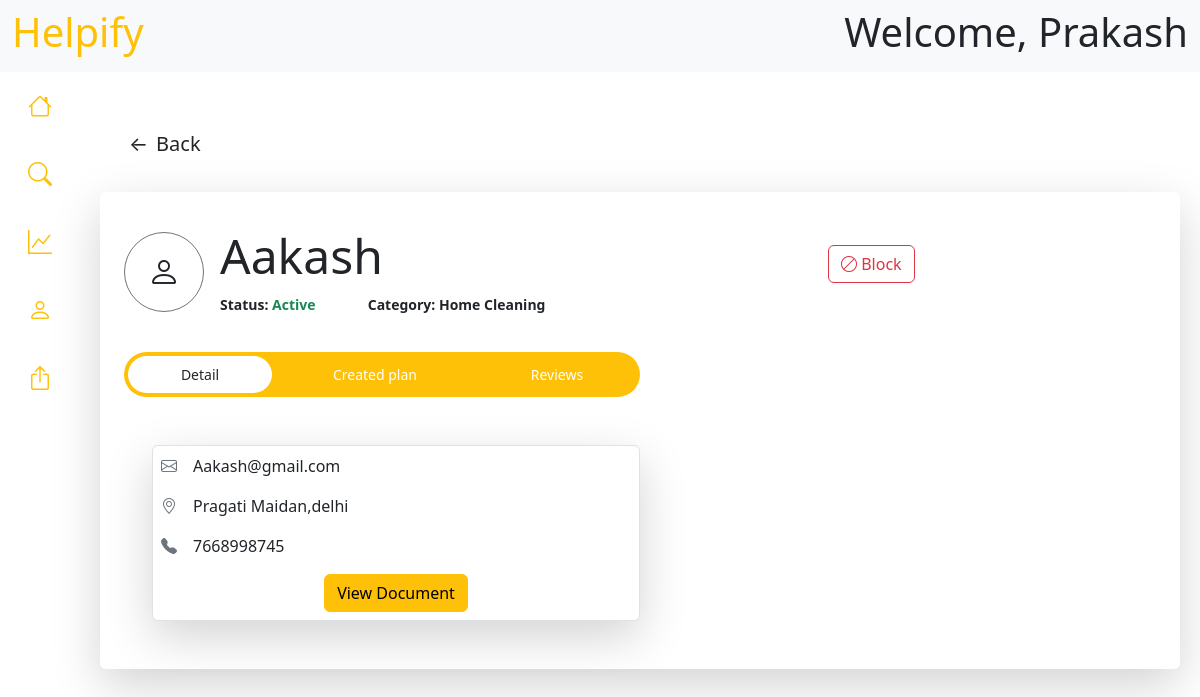
The page /dashboard/professional-detail/2 (signed in) on the database its author committed.
### backend/models.py (models this page shows, shortened)
class User(db.Model, UserMixin):
    __tablename__ = "customer"
    id = db.Column(db.Integer, primary_key=True, autoincrement=True)
    name = db.Column(db.String, unique=True)
    address = db.Column(db.String)
    city = db.Column(db.String)
    email = db.Column(db.String, unique=True)
    password = db.Column(db.String)
    phone = db.Column(db.String)
    status=db.Column(db.String)
    sent_booking = db.relationship("Booking", backref="customer")

class Professional(db.Model, UserMixin):
    __tablename__ = 'professional'
    id = db.Column(db.Integer, primary_key=True, autoincrement=True)
    name = db.Column(db.String, unique=True)
    address = db.Column(db.String)
    email = db.Column(db.String, unique=True)
    password = db.Column(db.String)
    experience = db.Column(db.Integer)
    phone = db.Column(db.String)
    city = db.Column(db.String)
    status = db.Column(db.String)
    resume=db.Column(db.String)
    category_id = db.Column(db.Integer, db.ForeignKey("category.id"))
    all_plans = db.relationship("ServicePlan", backref="professional", cascade="all, delete-orphan")
    assigned_booking = db.relationship("Booking", backref="professional", cascade="all, delete-orphan")

class ServiceCategory(db.Model):
    __tablename__ = "category"
    id = db.Column(db.Integer, primary_key=True, autoincrement=True)
    name = db.Column(db.String, unique=True)
    base_price = db.Column(db.Integer)
    tags = db.Column(db.String)
    img_url = db.Column(db.String, unique=True)
    service_plans = db.relationship("ServicePlan", backref="category")
    professionals = db.relationship("Professional", backref="category",cascade="all, delete-orphan")

### backend/routes.py (the view)
@app.route("/dashboard/professional-detail/<int:id>", methods=["GET", "POST"])
@login_required
def professional_detail(id):
    if request.method=="GET" and len(request.args)==0:
        prof = Professional.query.filter_by(id = id).first()
        return render_template("/Admin/professional-detail.html",cu=current_user,professional=prof)
    elif request.method=="GET" and request.args.get("intent")=="Reject":
        prof = Professional.query.filter_by(id = id).first()
        prof.status = "Rejected"
        db.session.commit()
        return redirect(f"/dashboard/professional-detail/{id}")
    elif request.method=="GET" and request.args.get("intent")=="Accept":
        prof = Professional.query.filter_by(id = id).first()
        prof.status = "Active"
        db.session.commit()
        return redirect(f"/dashboard/professional-detail/{id}")
    elif request.method=="GET" and request.args.get("intent")=="Block":
        prof = Professional.query.filter_by(id = id).first()
        prof.status = "Blocked"
        db.session.commit()
        return redirect(f"/dashboard/professional-detail/{id}")
    elif request.method=="GET" and request.args.get("intent")=="UnBlock":
        prof = Professional.query.filter_by(id = id).first()
        prof.status = "Active"
        db.session.commit()
        return redirect(f"/dashboard/professional-detail/{id}")

### templates/Admin/professional-detail.html (shortened to what this page needs)
{% extends "/Admin/base.html" %}
{% block content %}
    <main class="flex-grow-1" style="margin-left: 80px; padding: 20px;">
        <div class="pt-4">
            <div class="container mt-1">
                <button class="btn btn-outline-white btn-lg d-flex align-items-center gap-2 shadow-none" onclick="history.back()">
                    <span>&larr;</span> Back
                </button>
            </div>
            {% set plans=professional.all_plans %}
            <div class="card shadow-lg border-0 p-4 mt-4 mb-4">
                <div class="row">
                    <div class="col-md-8 d-flex align-items-center mb-3">
                        <div class="rounded-circle border border-secondary mt-3 d-flex justify-content-center align-items-center" style="width: 80px; height: 80px;">
                            <i class="bi bi-person" style="font-size: 2rem;"></i>
                        </div>
                        <div class="ms-3" style="height:75px">
                            <h2 class="mb-0 display-5">{{professional.name}}</h2>
                            <div class="mt-2">
                                <small class="fw-bold">Status: <span class="text-success">{{professional.status}}</span></small>
                                <small class="fw-bold ms-5">Category: <span>{{professional.category.name}}</span></small>
                            </div>
                        </div>
                    </div>
                    <div class="col d-flex align-items-center pb-3">
                        {% if professional.status=="Requested" %}
                        <a href="/dashboard/professional-detail/{{professional.id}}?intent=Accept"><button class="btn btn-outline-success me-3"><i class="bi bi-person-fill-add"></i> Accept</button></a>
                        <a href="/dashboard/professional-detail/{{professional.id}}?intent=Reject"><button class="btn btn-outline-danger"><i class="bi bi-person-fill-slash"></i> Reject</button></a>
                        {% elif professional.status=="Active" %}
                        <a href="/dashboard/professional-detail/{{professional.id}}?intent=Block"><button class="btn btn-outline-danger"><i class="bi bi-ban"></i> Block</button></a>
                        {% elif professional.status=="Blocked" %}
                        <a href="/dashboard/professional-detail/{{professional.id}}?intent=UnBlock"><button class="btn btn-outline-success me-3"><i class="bi bi-check-circle-fill"></i> Unblock</button></a>
                        {% endif %}
                    </div>
                </div>
                <ul class="nav nav-pills nav-fill gap-2 p-1 small bg-warning rounded-5 mt-4" id="pillNav1" role="tablist" style="--bs-nav-link-color: var(--bs-white); --bs-nav-pills-link-active-color: var(--bs-dark); --bs-nav-pills-link-active-bg: var(--bs-white); width: 50%;">
                    <li class="nav-item" role="presentation">
                        <button class="nav-link active rounded-5" id="detail-tab" data-bs-toggle="tab" data-bs-target="#detail" type="button" role="tab" aria-selected="true">Detail</button>
                    </li>
                    <li class="nav-item" role="presentation">
                        <button class="nav-link rounded-5" id="-tab" data-bs-toggle="tab" data-bs-target="#plan" type="button" role="tab" aria-selected="false">Created plan</button>
                    </li>
                    <li class="nav-item" role="presentation">
                        <button class="nav-link rounded-5" id="booking-tab" data-bs-toggle="tab" data-bs-target="#review" type="button" role="tab" aria-selected="false">Reviews</button>
                    </li>
                </ul>
                <div class="tab-content mt-4" id="myTabContent">
                    <div class="card p-4 border rounded border-0 tab-pane fade show active" id="detail" role="tabpanel" aria-labelledby="detail-tab">
                        <div class="row px-3">
                            <div class="col-md-6 p-2 card border me-auto shadow-lg">
                                <div class="d-flex mb-3">
                                    <i class="bi bi-envelope text-secondary me-3"></i>
                                    <div class="text-wrap text-dark">
                                        {{professional.email}}
                                    </div>
                                </div>
                                <div class="d-flex mb-3">
                                    <i class="bi bi-geo-alt text-secondary me-3"></i>
                                    <div class="text-wrap text-dark">
                                        {{professional.address}}
                                    </div>
                                </div>
                                <div class="d-flex mb-3">
                                    <i class="bi bi-telephone-fill text-secondary me-3"></i>
                                    <div class="text-wrap text-dark">
                                        {{professional.phone}}
                                    </div>
                                </div>
                                <button type="button" class="btn btn-warning ms-auto me-auto" data-bs-toggle="modal" data-bs-target="#profile-doc">
                                    View Document
                                </button>
                            </div>
                        </div>
                    </div>
                </div>
            </div>
        </div>
    </main>
{% endblock %}

### templates/Admin/base.html (shortened to what this page needs)
<!DOCTYPE html>
<html lang="en">
<head>
    <link href="https://cdn.jsdelivr.net/npm/bootstrap@5.3.3/dist/css/bootstrap.min.css" rel="stylesheet">
    <link href="https://cdn.jsdelivr.net/npm/bootstrap-icons/font/bootstrap-icons.css" rel="stylesheet">
</head>
<body>
    <nav class="navbar bg-light navbar-light sticky-top">
        <div class="container-fluid">
            <div class="me-auto">
                <h2 class="display-6 text-warning">Helpify</h2>
            </div>
            <div class="ms-auto">
                <h2 class="display-6">Welcome, {{cu.name}}</h2>
            </div>
        </div>
    </nav>
    <div class="d-flex">
        <div class="vh-100 position-fixed" style="width: 80px;">
            <ul class="nav flex-column text-center">
                <li class="nav-item">
                    <a href="/dashboard" class="nav-link py-3 d-flex justify-content-center align-items-center position-relative"
                    data-bs-toggle="tooltip" data-bs-placement="right" title="Dashboard">
                        <i class="bi bi-house text-warning fs-4" ></i>
                    </a>
                </li>
                <li class="nav-item">
                    <a href="/dashboard/search" class="nav-link py-3 d-flex justify-content-center align-items-center position-relative"
                    data-bs-toggle="tooltip" data-bs-placement="right" title="Search">
                        <i class="bi bi-search text-warning fs-4"></i>
                    </a>
                </li>
                <li class="nav-item">
                    <a href="/dashboard/statistics" class="nav-link py-3 d-flex justify-content-center align-items-center position-relative"
                    data-bs-toggle="tooltip" data-bs-placement="right" title="Statistics">
                        <i class="bi bi-graph-up text-warning fs-4"></i>
                    </a>
                </li>
                <li class="nav-item ">
                    <a href="/dashboard/profile-setting" class="nav-link py-3 d-flex justify-content-center align-items-center  position-relative"
                    data-bs-toggle="tooltip" data-bs-placement="right" title="Profile">
                        <i class="bi bi-person text-warning fs-4"></i>
                    </a>
                </li>
                <li class="nav-item ">
                    <a href="/logout" class="nav-link py-3 d-flex justify-content-center align-items-center position-relative"
                    data-bs-toggle="tooltip" data-bs-placement="right" title="Grid">
                        <i class="bi bi-box-arrow-up text-warning fs-4"></i>
                    </a>
                </li>
            </ul>
        </div>
    {% block content %}
    {% endblock %}
    </div>
</body>
</html>

### rows shown on the page
User: name "Prakash"
Professional: name "Aakash", status "Active", email "Aakash@gmail.com", address "Pragati Maidan,delhi", phone "7668998745"
ServiceCategory: category.name "Home Cleaning"
